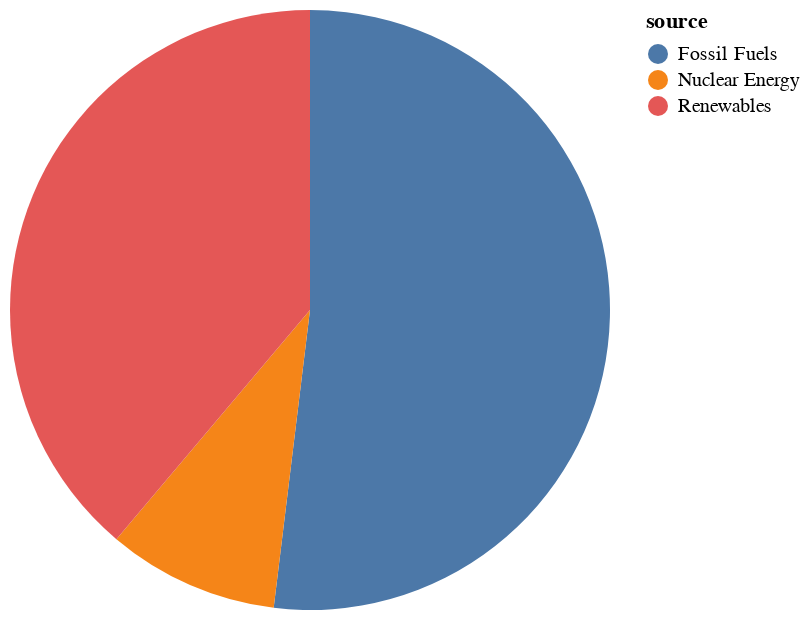

Notebook cell for this chart:
### Markdown cell above
### Slices

If we wanted to visualize the ratio of energy produced for a given year, we might be tempted to draw a pie chart. For this we can use the `arc` mark:

### Code cell
alt.Chart(df2[df2["year"]=="2017"]).mark_arc().encode(    
    theta="net_generation",
    color="source"
)

### Figure 1 — Vega-Lite specification as saved in the notebook (floating-point values rounded to 4 significant figures)
{"config": {"view": {"continuousWidth": 300, "continuousHeight": 300}}, "data": {"name": "data-ef86d10832ce20f409b6a77e630e264b"}, "mark": {"type": "arc"}, "encoding": {"color": {"field": "source", "type": "nominal"}, "theta": {"field": "net_generation", "type": "quantitative"}}, "$schema": "https://vega.github.io/schema/vega-lite/v5.8.0.json", "datasets": {"data-ef86d10832ce20f409b6a77e630e264b": [{"year": "2017-01-01T00:00:00", "source": "Fossil Fuels", "net_generation": 29329}, {"year": "2017-01-01T00:00:00", "source": "Nuclear Energy", "net_generation": 5214}, {"year": "2017-01-01T00:00:00", "source": "Renewables", "net_generation": 21933}]}}
